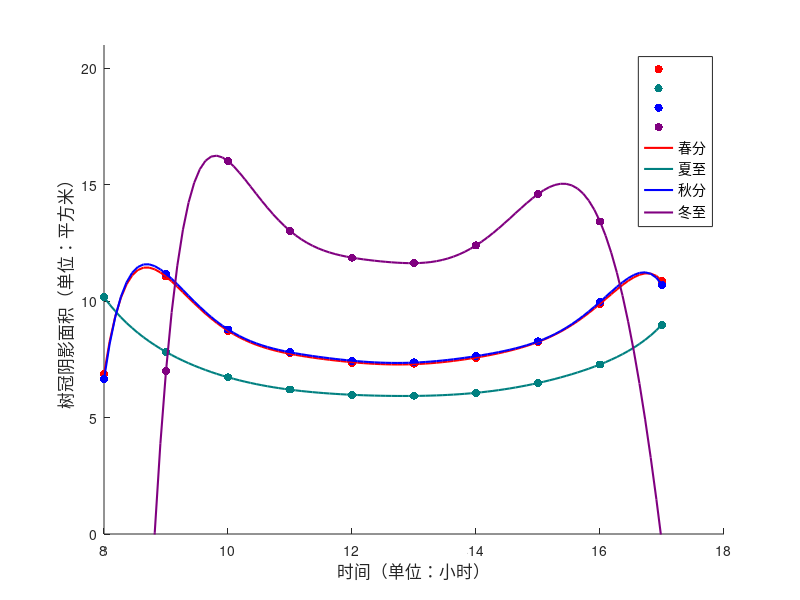

MATLAB code to generate this figure:
y1 = [6.863
11.0573
8.7201
7.7555
7.3502
7.3204
7.5572
8.2543
9.8841
10.8768
];
y2 = [10.169
7.8205
6.7271
6.2065
5.9662
5.9419
6.0549
6.4876
7.2802
8.9881
];
y3 = [6.649
11.1795
8.7818
7.8119
7.4322
7.3725
7.6315
8.2729
9.9695
10.6945
];
y4 = [
6.9969
16.0132
13.0191
11.8685
11.6315
12.3926
14.5989
13.4217
];
x = [8 9 10 11 12 13 14 15 16 17];
x2=[9 10 11 12 13 14 15 16];

y1=y1';y2=y2';y3=y3';y4=y4';

% 设置多项式阶数
n = 8;

% 进行四条曲线的曲线拟合
p1 = polyfit(x, y1, n);
p2 = polyfit(x, y2, n);
p3 = polyfit(x, y3, n);
p4 = polyfit(x2, y4, n);

% 生成一系列 x 值
x_fit = linspace(min(x), max(x), 100);

% 计算四条拟合曲线对应的 y 值
y_fit1 = polyval(p1, x_fit);
y_fit2 = polyval(p2, x_fit);
y_fit3 = polyval(p3, x_fit);
y_fit4 = polyval(p4, x_fit);

% 绘制原始数据和拟合曲线
figure;
hold on;
scatter(x, y1, 'o','filled','MarkerFaceColor','r');
scatter(x, y2, 'o', 'filled','MarkerFaceColor',[0,0.5,0.5]);
scatter(x, y3, 'o', 'filled','MarkerFaceColor','b');
scatter(x2, y4, 'o', 'filled','MarkerFaceColor',[0.5,0,0.5]);
plot(x_fit, y_fit1,'color','r','LineWidth',1.5);
plot(x_fit, y_fit2,'color',[0,0.5,0.5],'LineWidth',1.5);
plot(x_fit, y_fit3,'color','b','LineWidth',1.5);
plot(x_fit, y_fit4,'color',[0.5,0,0.5],'LineWidth',1.5);
hold off;
xlabel('时间（单位：小时）','FontSize',12,'FontName','宋体');
ylim([0 21]);
ylabel('树冠阴影面积（单位：平方米）','FontSize',12,'FontName','宋体');

legend('','','','', '春分', '夏至', '秋分', '冬至','FontSize',10,'FontName','宋体','Location','northeast');
